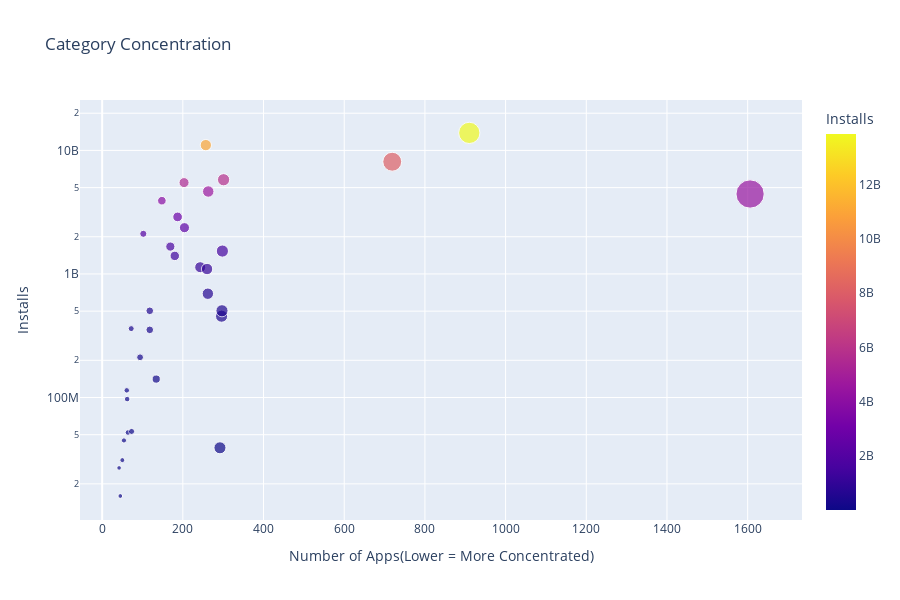

Write notebook code for a chart like this one.
### Code cell
g_scatter = px.scatter(data_frame=category_concentration, x='App', y='Installs',  title='Category Concentration', 
                       color='Installs', size='App', hover_name=category_concentration.index, width=900, height=600)
g_scatter.update_layout(xaxis_title='Number of Apps(Lower = More Concentrated)', yaxis=dict(type='log')) #type log works to modfy the yaxis for big values
g_scatter.show()

### Figure 1 — Plotly figure (JSON) as saved in the notebook; plotly's stock layout.template omitted (floating-point values rounded to 4 significant figures)
{"data": [{"hovertemplate": "<b>%{hovertext}</b><br><br>App=%{marker.size}<br>Installs=%{marker.color}<extra></extra>", "hovertext": ["BEAUTY", "EVENTS", "PARENTING", "COMICS", "ART_AND_DESIGN", "HOUSE_AND_HOME", "LIBRARIES_AND_DEMO", "WEATHER", "AUTO_AND_VEHICLES", "FOOD_AND_DRINK", "ENTERTAINMENT", "EDUCATION", "MAPS_AND_NAVIGATION", "DATING", "VIDEO_PLAYERS", "BOOKS_AND_REFERENCE", "SHOPPING", "TRAVEL_AND_LOCAL", "SOCIAL", "NEWS_AND_MAGAZINES", "HEALTH_AND_FITNESS", "COMMUNICATION", "SPORTS", "BUSINESS", "PHOTOGRAPHY", "MEDICAL", "FINANCE", "LIFESTYLE", "PERSONALIZATION", "PRODUCTIVITY", "TOOLS", "GAME", "FAMILY"], "legendgroup": "", "marker": {"color": [26916200, 15949410, 31116110, 44931100, 114233100, 97082000, 52083000, 361096500, 53129800, 211677750, 2113660000, 352852000, 503267560, 140912410, 3916897200, 1665791655, 1400331540, 2894859300, 5487841475, 2369110650, 1134006220, 11039241530, 1096431465, 692018120, 4649143130, 39162676, 455249400, 503611120, 1532352930, 5788070180, 8099724500, 13858762717, 4437554490], "coloraxis": "coloraxis", "size": [42, 45, 50, 54, 61, 62, 64, 72, 73, 94, 102, 118, 118, 134, 148, 169, 180, 187, 203, 204, 243, 257, 260, 262, 263, 292, 296, 297, 298, 301, 719, 910, 1606], "sizemode": "area", "sizeref": 4.015, "symbol": "circle"}, "mode": "markers", "name": "", "orientation": "v", "showlegend": false, "type": "scatter", "x": [42, 45, 50, 54, 61, 62, 64, 72, 73, 94, 102, 118, 118, 134, 148, 169, 180, 187, 203, 204, 243, 257, 260, 262, 263, 292, 296, 297, 298, 301, 719, 910, 1606], "xaxis": "x", "y": [26916200, 15949410, 31116110, 44931100, 114233100, 97082000, 52083000, 361096500, 53129800, 211677750, 2113660000, 352852000, 503267560, 140912410, 3916897200, 1665791655, 1400331540, 2894859300, 5487841475, 2369110650, 1134006220, 11039241530, 1096431465, 692018120, 4649143130, 39162676, 455249400, 503611120, 1532352930, 5788070180, 8099724500, 13858762717, 4437554490], "yaxis": "y"}], "layout": {"coloraxis": {"colorbar": {"title": {"text": "Installs"}}, "colorscale": [[0, "#0d0887"], [0.1111, "#46039f"], [0.2222, "#7201a8"], [0.3333, "#9c179e"], [0.4444, "#bd3786"], [0.5556, "#d8576b"], [0.6667, "#ed7953"], [0.7778, "#fb9f3a"], [0.8889, "#fdca26"], [1, "#f0f921"]]}, "height": 600, "legend": {"itemsizing": "constant", "tracegroupgap": 0}, "title": {"text": "Category Concentration"}, "width": 900, "xaxis": {"anchor": "y", "autorange": true, "domain": [0, 1], "range": [-54.94, 1735.0], "title": {"text": "Number of Apps(Lower = More Concentrated)"}, "type": "linear"}, "yaxis": {"anchor": "x", "autorange": true, "domain": [0, 1], "range": [7.008, 10.41], "title": {"text": "Installs"}, "type": "log"}}}
